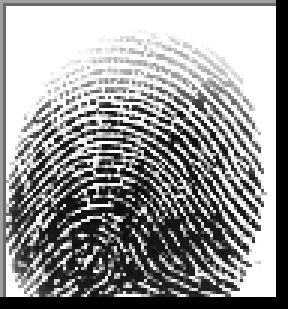
#> input picture SOCOFing/Real/104__M_Left_little_finger.BMP, 96 x 103 px (shown 3 times larger); its folder holds only this picture in this run
$ python evaluate.py --test-folder ../Real   (older library calls are emulated)
#> lines starting #> are read from the running program, lines starting #| are printed output that depends on the picture; after the words box and inside, x2 and y2 are one past the last pixel; in counts of white or black regions, pixels touching at a corner belong together
### SOCOFing/code/preprocess.py
# ============================================================================
# Preprocessing - Image Loading, Segmentation, Enhancement
# ============================================================================

import cv2
import numpy as np
from PIL import Image
import logging

import config

logger = logging.getLogger(__name__)

# ============================================================================
# 1. Load BMP Image
# ============================================================================
def load_bmp(image_path):
    """Load BMP image using OpenCV (BGR format)"""
#> called with image_path = '../Real/104__M_Left_little_finger.BMP'
    try:
        img = cv2.imread(image_path)
#> img is the input picture: shape (103, 96, 3); min 0, max 255, mean 150.8
        if img is None:
            logger.error(f"Failed to load image: {image_path}")
            return None
        logger.debug(f"Loaded image: {image_path}, shape={img.shape}")
        return img
    except Exception as e:
        logger.error(f"Error loading {image_path}: {e}")
        return None

# ============================================================================
# 2. Convert to Grayscale
# ============================================================================
def to_grayscale(img):
    """Convert BGR image to grayscale"""
    if img is None:
        return None
    gray = cv2.cvtColor(img, cv2.COLOR_BGR2GRAY)
    return gray

# ============================================================================
# 3. Resize to Standard Size
# ============================================================================
def resize_image(img, size=config.IMAGE_SIZE):
    """Resize image to standard size"""
#> called with size = 512
    if img is None:
        return None
    resized = cv2.resize(img, (size, size), interpolation=cv2.INTER_CUBIC)
    return resized

# ============================================================================
# 4. Segmentation (Fingerprint Region Detection)
# ============================================================================
def segment_fingerprint(img):
    """Segment fingerprint region using Otsu thresholding"""
    if img is None:
        return None, None

    # Apply Gaussian blur first
    blurred = cv2.GaussianBlur(img, (5, 5), 0)

    # Otsu thresholding
    _, binary = cv2.threshold(blurred, config.BINARIZATION_THRESHOLD, 255,
                              cv2.THRESH_BINARY | cv2.THRESH_OTSU)
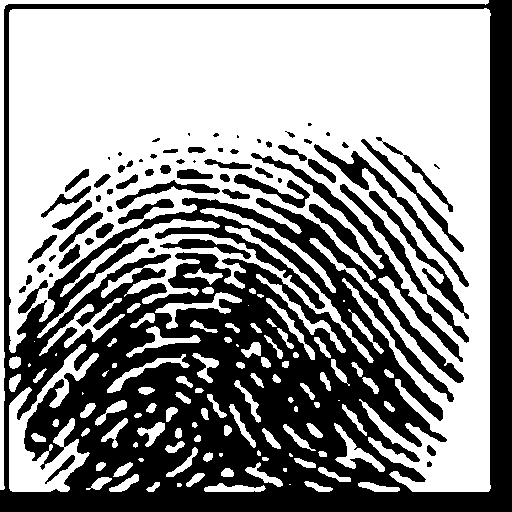
#> binary: shape (512, 512); 56.9% white; 67 black regions (15 under 20 px), largest, box (x1, y1, x2, y2) and area: (0, 0, 512, 512) 99530, (314, 144, 469, 287) 1816, (340, 184, 469, 343) 1570

    # Morphological operations to clean up
    kernel = cv2.getStructuringElement(cv2.MORPH_ELLIPSE,
                                       (config.MORPHOLOGY_KERNEL_SIZE,
                                        config.MORPHOLOGY_KERNEL_SIZE))
    binary = cv2.morphologyEx(binary, cv2.MORPH_CLOSE, kernel,
                             iterations=config.MORPHOLOGY_ITERATIONS)
#> binary: shape (512, 512); 66.3% white; 91 black regions, largest, box (x1, y1, x2, y2) and area: (0, 0, 512, 512) 66156, (228, 204, 362, 325) 2882, (16, 305, 70, 404) 2374
    binary = cv2.morphologyEx(binary, cv2.MORPH_OPEN, kernel,
                             iterations=1)
#> binary: shape (512, 512); 65.6% white; 61 black regions (1 under 20 px), largest, box (x1, y1, x2, y2) and area: (0, 0, 512, 512) 76924, (48, 248, 94, 326) 1215, (252, 229, 324, 287) 794

    return binary, None

# ============================================================================
# 5. CLAHE Enhancement (Contrast Limited Adaptive Histogram Equalization)
# ============================================================================
def apply_clahe(img):
    """Apply CLAHE to enhance contrast"""
    if img is None or not config.CLAHE_ENABLED:
        return img

    clahe = cv2.createCLAHE(clipLimit=config.CLAHE_CLIP_LIMIT,
                           tileGridSize=config.CLAHE_TILE_GRID_SIZE)
    enhanced = clahe.apply(img)
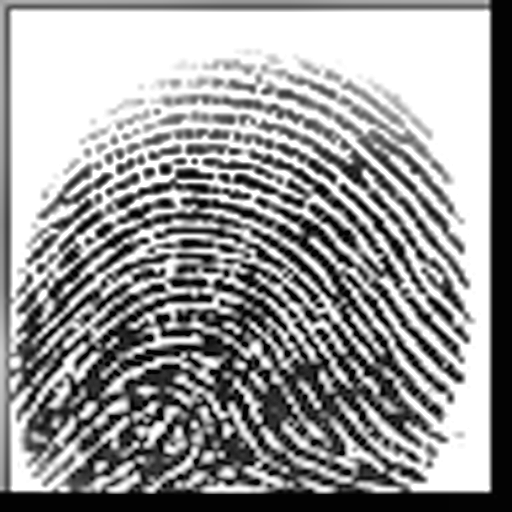
#> enhanced: shape (512, 512); min 1, max 255, mean 152.6
    return enhanced

# ============================================================================
# 6. Gabor Filter Enhancement
# ============================================================================
def apply_gabor_filter(img, mask=None):
    """Apply Gabor filter to enhance ridge structure"""
    if img is None or not config.GABOR_ENABLED:
        return img

    # Create Gabor kernel
    kernel_size = int(2 * np.ceil(3 * config.GABOR_SIGMA) + 1)
    kernel = cv2.getGaborKernel((kernel_size, kernel_size),
                                config.GABOR_SIGMA,
                                np.pi/4,  # 45 degree orientation
                                config.GABOR_WAVELENGTH,
                                0.5, 0)

    # Apply filter
    filtered = cv2.filter2D(img, -1, kernel)
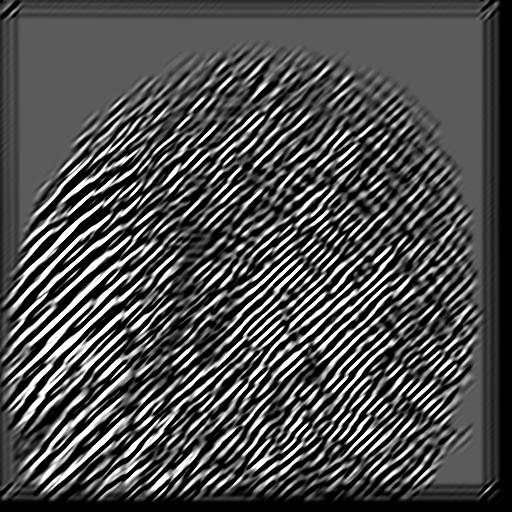
#> filtered: shape (512, 512); min 0, max 255, mean 76.7

    # Normalize
    filtered = cv2.normalize(filtered, None, 0, 255, cv2.NORM_MINMAX).astype(np.uint8)

    return filtered

# ============================================================================
# 7. Binarization
# ============================================================================
def binarize_image(img):
    """Binarize image"""
    if img is None:
        return None

    _, binary = cv2.threshold(img, config.BINARIZATION_THRESHOLD, 255,
                              cv2.THRESH_BINARY)
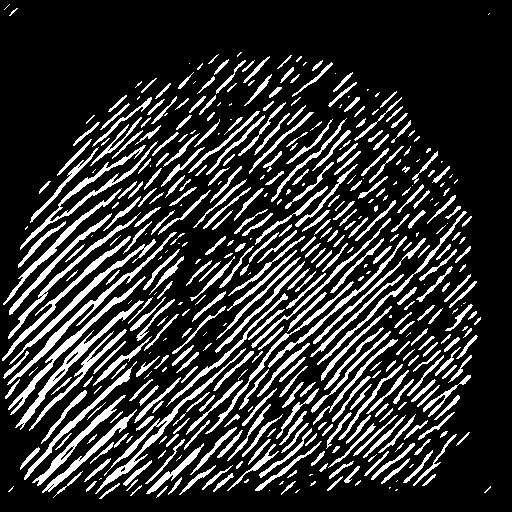
#> binary: shape (512, 512); 19.5% white; 468 white regions (118 under 20 px), largest, box (x1, y1, x2, y2) and area: (95, 348, 246, 494) 1172, (20, 141, 158, 250) 1140, (15, 300, 144, 430) 1109
    return binary

# ============================================================================
# 8. Skeletonization
# ============================================================================
def skeletonize_image(binary_img):
    """Skeletonize binary image to 1-pixel wide skeleton"""
    if binary_img is None:
        return None

    # Invert: white ridge, black background
    inverted = cv2.bitwise_not(binary_img)

    # Morphological skeleton
    kernel = cv2.getStructuringElement(cv2.MORPH_CROSS, (3, 3))
    skeleton = np.zeros_like(inverted)

    while True:
        eroded = cv2.morphologyEx(inverted, cv2.MORPH_ERODE, kernel)
        dilated = cv2.morphologyEx(eroded, cv2.MORPH_DILATE, kernel)
        temp = cv2.subtract(inverted, dilated)
        skeleton = cv2.bitwise_or(skeleton, temp)
        inverted = eroded.copy()

        if cv2.countNonZero(inverted) == 0:
            break
#> this loop made 112 passes
#> pass 1, in skeletonize_image, `eroded = cv2.morphologyEx(inverted, cv2.MORPH_ERODE, kernel)`:
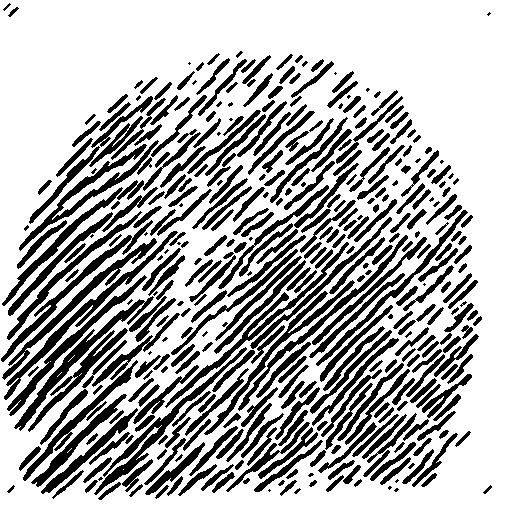
#> eroded: shape (512, 512); 69.9% white; 402 black regions (48 under 20 px), largest, box (x1, y1, x2, y2) and area: (19, 140, 159, 251) 1682, (94, 347, 247, 495) 1681, (4, 231, 178, 400) 1629
#> pass 1, in skeletonize_image, `dilated = cv2.morphologyEx(eroded, cv2.MORPH_DILATE, kernel)`:
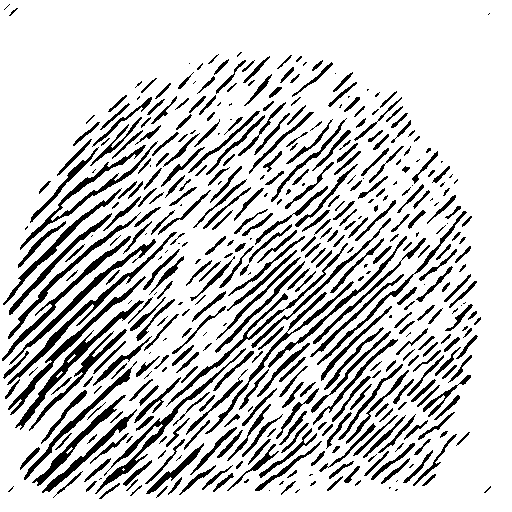
#> dilated: shape (512, 512); 80.4% white; 452 black regions (115 under 20 px), largest, box (x1, y1, x2, y2) and area: (95, 348, 246, 494) 1194, (20, 141, 158, 250) 1165, (15, 300, 144, 430) 1136
#> after the loop:
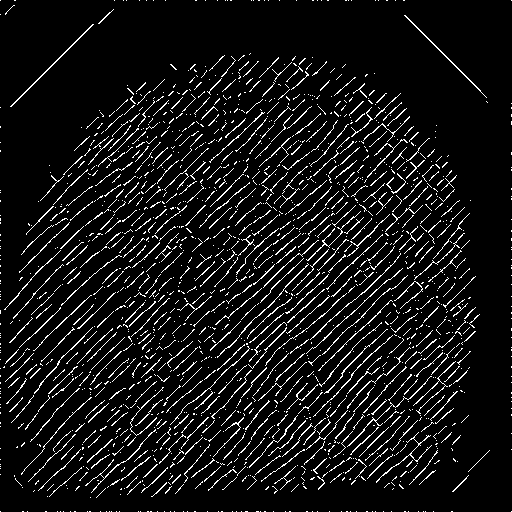
#> skeleton: shape (512, 512); 7.9% white in thin lines or dots

    return skeleton

# ============================================================================
# 9. Full Preprocessing Pipeline
# ============================================================================
def preprocess_image(image_path, apply_enhancements=True):
    """
    Full preprocessing pipeline:
    1. Load BMP
    2. Convert to grayscale
    3. Resize to standard size
    4. Segment fingerprint region
    5. Apply CLAHE & Gabor enhancement
    6. Binarize & Skeletonize

    Returns: dict with preprocessed images
    """
    result = {
        'original': None,
        'grayscale': None,
        'resized': None,
        'segmented': None,
        'enhanced': None,
        'binary': None,
        'skeleton': None,
        'mask': None
    }

    # 1. Load
    img_bgr = load_bmp(image_path)
    if img_bgr is None:
        return None
    result['original'] = img_bgr

    # 2. Grayscale
    gray = to_grayscale(img_bgr)
    result['grayscale'] = gray

    # 3. Resize
    resized = resize_image(gray)
    result['resized'] = resized

    # 4. Segment
    mask, _ = segment_fingerprint(resized)
    result['segmented'] = resized.copy()
    result['mask'] = mask

    # 5. Enhance
    enhanced = resized.copy()
    if apply_enhancements:
        enhanced = apply_clahe(enhanced)
        enhanced = apply_gabor_filter(enhanced, mask)
    result['enhanced'] = enhanced

    # 6. Binarize
    binary = binarize_image(enhanced)
    result['binary'] = binary

    # 7. Skeletonize
    skeleton = skeletonize_image(binary)
    result['skeleton'] = skeleton

    logger.info(f"Preprocessed: {image_path}")
    return result

# ============================================================================
# 10. Quality Check - Verify if image is a valid fingerprint
# ============================================================================
def check_fingerprint_quality(preprocessed):
    """
    Check if the preprocessed image is likely a valid fingerprint.
    Returns: (is_valid, quality_score, reason)

    Checks:
    1. Ridge density (fingerprints have characteristic ridge patterns)
    2. Minutiae count (fingerprints should have sufficient minutiae)
    3. Contrast (fingerprints should have good contrast)
    4. Edge density (fingerprints have specific edge patterns)
    5. Texture uniformity (fingerprints have consistent texture)
    """
    if preprocessed is None or preprocessed['skeleton'] is None:
        return False, 0.0, "Preprocessing failed"

    skeleton = preprocessed['skeleton']
    enhanced = preprocessed['enhanced']
    binary = preprocessed['binary']

    quality_checks = []
    reasons = []

    # 1. Check ridge density (skeleton should have reasonable white pixels)
    # Fingerprints typically have 5-20% ridge density
    ridge_density = np.count_nonzero(skeleton) / skeleton.size
    if ridge_density < 0.02:  # Too few ridges
        quality_checks.append(0.0)
        reasons.append(f"Very low ridge density ({ridge_density:.4f})")
    elif ridge_density > 0.25:  # Too many ridges (noise or not fingerprint)
        quality_checks.append(0.0)
        reasons.append(f"Very high ridge density ({ridge_density:.4f})")
    elif ridge_density < 0.05 or ridge_density > 0.20:
        quality_checks.append(0.3)
        reasons.append(f"Unusual ridge density ({ridge_density:.4f})")
    else:
        quality_checks.append(1.0)

    # 2. Check contrast (fingerprints should have moderate contrast)
    # Natural images often have very high contrast
    contrast = enhanced.std()
    if contrast < 15:  # Too low contrast
        quality_checks.append(0.0)
        reasons.append(f"Very low contrast ({contrast:.2f})")
    elif contrast > 60:  # Too high contrast (likely natural image)
        quality_checks.append(0.0)
        reasons.append(f"Very high contrast ({contrast:.2f} - likely not fingerprint)")
    elif contrast < 20 or contrast > 50:
        quality_checks.append(0.4)
        reasons.append(f"Unusual contrast ({contrast:.2f})")
    else:
        quality_checks.append(1.0)

    # 3. Check edge density using Canny
    # Fingerprints have moderate edge density
    edges = cv2.Canny(enhanced, 50, 150)
    edge_density = np.count_nonzero(edges) / edges.size
    if edge_density < 0.03:  # Too few edges
        quality_checks.append(0.0)
        reasons.append(f"Very low edge density ({edge_density:.4f})")
    elif edge_density > 0.30:  # Too many edges (complex scene)
        quality_checks.append(0.0)
        reasons.append(f"Very high edge density ({edge_density:.4f} - likely complex scene)")
    elif edge_density < 0.05 or edge_density > 0.25:
        quality_checks.append(0.3)
        reasons.append(f"Unusual edge density ({edge_density:.4f})")
    else:
        quality_checks.append(1.0)

    # 4. Check histogram entropy
    # Fingerprints have moderate entropy (not too uniform, not too complex)
    hist = cv2.calcHist([enhanced], [0], None, [256], [0, 256])
    hist_normalized = hist / hist.sum()
    entropy = -np.sum(hist_normalized * np.log2(hist_normalized + 1e-10))
    if entropy < 3.5:  # Too uniform
        quality_checks.append(0.0)
        reasons.append(f"Very low entropy ({entropy:.2f} - too uniform)")
    elif entropy > 7.0:  # Too complex (natural images)
        quality_checks.append(0.0)
        reasons.append(f"Very high entropy ({entropy:.2f} - too complex)")
    elif entropy < 4.5 or entropy > 6.5:
        quality_checks.append(0.4)
        reasons.append(f"Unusual entropy ({entropy:.2f})")
    else:
        quality_checks.append(1.0)

    # 5. Check binary image characteristics
    # Fingerprints should have balanced black/white ratio
    white_ratio = np.count_nonzero(binary) / binary.size
    if white_ratio < 0.2 or white_ratio > 0.8:
        quality_checks.append(0.0)
        reasons.append(f"Unbalanced binary ratio ({white_ratio:.2f})")
    elif white_ratio < 0.3 or white_ratio > 0.7:
        quality_checks.append(0.5)
        reasons.append(f"Unusual binary ratio ({white_ratio:.2f})")
    else:
        quality_checks.append(1.0)

    # 6. Check for color information (fingerprints are grayscale)
    # If original image has strong color, it's likely not a fingerprint
    if preprocessed['original'] is not None:
        original = preprocessed['original']
        if len(original.shape) == 3:
            b, g, r = cv2.split(original)
            color_variance = np.mean([
                np.std(b - g),
                np.std(g - r),
                np.std(r - b)
            ])
            if color_variance > 15:  # Strong color content
                quality_checks.append(0.0)
                reasons.append(f"Strong color content ({color_variance:.2f} - likely natural image)")
            elif color_variance > 10:
                quality_checks.append(0.5)
                reasons.append(f"Some color content ({color_variance:.2f})")
            else:
                quality_checks.append(1.0)

    # 7. Check texture uniformity using Local Binary Pattern
    # Fingerprints have consistent directional patterns
    from skimage.feature import local_binary_pattern
    lbp = local_binary_pattern(enhanced, 8, 1, method='uniform')
    lbp_hist, _ = np.histogram(lbp.ravel(), bins=10, range=(0, 10))
    lbp_hist = lbp_hist.astype(float) / lbp_hist.sum()
    lbp_entropy = -np.sum(lbp_hist * np.log2(lbp_hist + 1e-10))

    if lbp_entropy > 3.0:  # Too varied texture (natural scene)
        quality_checks.append(0.0)
        reasons.append(f"Very varied texture ({lbp_entropy:.2f} - likely natural scene)")
    elif lbp_entropy < 1.5:  # Too uniform
        quality_checks.append(0.3)
        reasons.append(f"Very uniform texture ({lbp_entropy:.2f})")
    else:
        quality_checks.append(1.0)

    # Calculate overall quality score
    quality_score = np.mean(quality_checks)

    # Stricter validation: require at least 60% of checks to pass
    is_valid = quality_score >= 0.6

    if not is_valid:
        reason = "; ".join(reasons) if reasons else "Multiple quality issues detected"
    else:
        reason = "Valid fingerprint"

    logger.info(f"Quality check: score={quality_score:.2f}, valid={is_valid}")
    logger.debug(f"Details: ridge_density={ridge_density:.4f}, contrast={contrast:.2f}, "
                f"edge_density={edge_density:.4f}, entropy={entropy:.2f}, "
                f"white_ratio={white_ratio:.2f}")

    return is_valid, quality_score, reason


# ============================================================================
# 11. Utility: Save Preprocessed Images
# ============================================================================
# [11 lines left out: function save_preprocessed_images, not called in this run]

### SOCOFing/code/search.py
# ============================================================================
# Search - Query, Retrieve Top-K, Re-rank with Rotation
# ============================================================================

import os
import sqlite3
import numpy as np
import logging
import argparse
from datetime import datetime

import config
import preprocess
import extract_features
from extract_features import compute_similarity_score

logger = logging.getLogger(__name__)


def _get_feature_table(cursor):
    """Use redesigned feature table, with a fallback for legacy databases."""
    cursor.execute(
        "SELECT 1 FROM sqlite_master WHERE type = 'table' AND name = 'fingerprint_features'"
    )
    if cursor.fetchone() is not None:
        return "fingerprint_features"
    return "features"

# ============================================================================
# 1. Query Database for Matches
# ============================================================================
def search_database(query_features, db_path=config.DB_PATH, top_k=config.TOP_K, metric='euclidean', exclude_filename=None):
    """
    Search database for matches.
    Returns: list of (image_id, filename, similarity_score, rank)

    Args:
        query_features: Feature vector of query image
        db_path: Path to database
        top_k: Number of top results to return
        metric: Similarity metric to use (default: euclidean - normalized)
        exclude_filename: Filename to exclude from results (e.g., query image itself)
    """
    conn = sqlite3.connect(db_path)
    cursor = conn.cursor()
    feature_table = _get_feature_table(cursor)

    # Fetch all images with their features
    cursor.execute(f'''
        SELECT i.image_id, i.filename, f.feature_vector
        FROM images i
        JOIN {feature_table} f ON i.image_id = f.image_id
    ''')

    rows = cursor.fetchall()
    conn.close()

    if not rows:
        logger.warning("Database is empty")
        return []

    # Compute similarities
    scores = []
    excluded_count = 0

    for image_id, filename, feature_blob in rows:
        # Skip if this is the query image itself
        # Compare both basename and full filename to handle different cases
        if exclude_filename:
            exclude_base = os.path.basename(exclude_filename)
            filename_base = os.path.basename(filename)

            if exclude_base == filename_base or exclude_base == filename:
                logger.info(f"Excluding query image: exclude='{exclude_filename}' vs db='{filename}'")
                excluded_count += 1
                continue

        stored_features = np.frombuffer(feature_blob, dtype=np.float32)

        try:
            similarity = compute_similarity_score(query_features, stored_features, metric=metric)
            scores.append({
                'image_id': image_id,
                'filename': filename,
                'similarity': similarity
            })
        except Exception as e:
            logger.warning(f"Error computing similarity for {filename}: {e}")
            continue

    if excluded_count > 0:
        logger.info(f"Excluded {excluded_count} image(s) from search results")

    # Sort by similarity (descending)
    scores.sort(key=lambda x: x['similarity'], reverse=True)

    # Return top-k
    results = scores[:top_k]
    for rank, result in enumerate(results, 1):
        result['rank'] = rank

    logger.debug(f"Found {len(results)} matches")
    return results

# ============================================================================
# 2. Re-rank with Rotation
# ============================================================================
# [74 lines left out: function rerank_with_rotation, not called in this run]

# ============================================================================
# 3. Full Search Pipeline
# ============================================================================
def search_fingerprint(query_image_path, top_k=config.TOP_K,
                      db_path=config.DB_PATH, exclude_filename=None,
                      use_rotation=False):
    """
    Full search pipeline:
    1. Preprocess query image
    2. Check fingerprint quality
    3. Extract features
    4. Search database
    5. Filter by similarity threshold

    Args:
        query_image_path: Path to query image
        top_k: Number of top results to return
        db_path: Path to database
        exclude_filename: Original filename to exclude from results (e.g., when querying an image from the database)

    Returns: dict with results and quality info
    """
    logger.info(f"Searching for: {query_image_path}")

    # 1. Preprocess query
    preprocessed = preprocess.preprocess_image(query_image_path, apply_enhancements=True)
#> preprocessed = 8 items
    if preprocessed is None:
        logger.error("Failed to preprocess query image")
        return {
            'query': query_image_path,
            'results': [],
            'total_matches': 0,
            'error': 'Preprocessing failed',
            'quality_check': {'is_valid': False, 'score': 0.0, 'reason': 'Preprocessing failed'}
        }

    # 2. Check fingerprint quality
    is_valid, quality_score, quality_reason = preprocess.check_fingerprint_quality(preprocessed)
#> in check_fingerprint_quality, `ridge_density = np.count_nonzero(skeleton) / skeleton.size`: ridge_density = 0.0785
#> (the rest of the program and of its run is left out)
